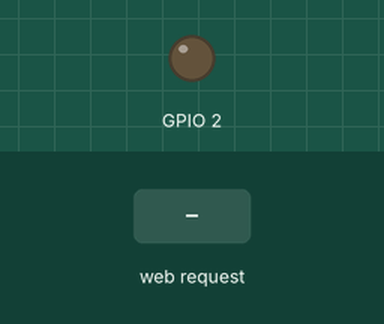
Recording of a sketch running on a simulated ESP8266 (NodeMCU). Shown: output pins drawn as LEDs (lit = HIGH). The test bench sets the inputs (shaded band). WiFi joins after 1.5 s; servers stay silent unless stated; what the sketch prints to the serial monitor is not drawn.

Above: at 2.7 s.
2.8 s: HTTP request GET /gpio/1 received
At 4.0 s:
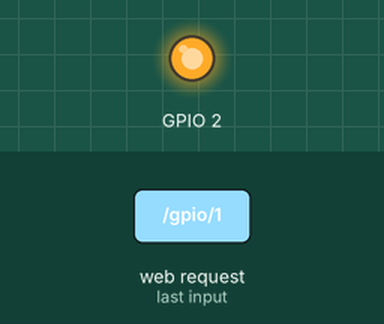
4.3 s: HTTP request GET /gpio/0 received
At 5.4 s:
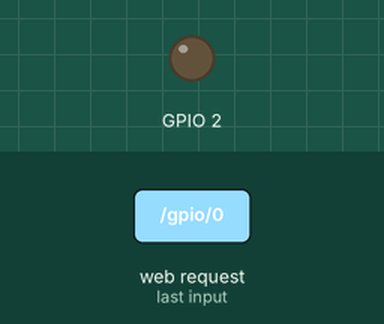
Timing chart, 0 to 7.3 s (numbered marks = the images above; inputs shaded):
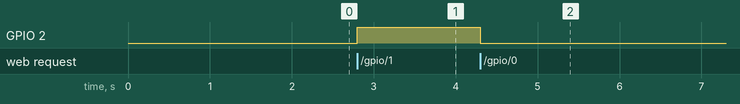

Measured:
- after the input at 2.8 s, GPIO 2: LOW → HIGH at once
- after the input at 4.3 s, GPIO 2: HIGH → LOW at once

The sketch:

ESP_WiFi_Switch.ino
```cpp
/*
 *  This sketch will set up a simple HTTP-like server to control the gpio pin 2 of the esp8266.
 *  The server will set a GPIO pin depending on the request
 *    http://server_ip/gpio/0 will set the GPIO2 low,
 *    http://server_ip/gpio/1 will set the GPIO2 high
 *  server_ip is the IP address of the ESP8266 module, will be
 *  printed to Serial when the module is connected.
 */

#include <ESP8266WiFi.h>

const char* ssid = "ssid";              //Replace <ssid> with the SSID of your WiFi Network e.g. const char* ssid = "YourWifi";
const char* password = "pass";          //Replace <pass> with the password of your WiFi Network e.g. const char* password = "YourPassword";
int pinstate = 0;

// Create an instance of the server
// specify the port to listen on as an argument
WiFiServer server(80);

void setup() {
  Serial.begin(115200);
  delay(10);

  // prepare GPIO2
  pinMode(2, OUTPUT);
  digitalWrite(2, LOW);

  // Connect to WiFi network
  Serial.println();
  Serial.println();
  Serial.print("Connecting to ");
  Serial.println(ssid);

  WiFi.begin(ssid, password);

  while (WiFi.status() != WL_CONNECTED) {
    delay(500);
    Serial.print(".");
  }
  Serial.println("");
  Serial.println("WiFi connected");

  // Start the server
  server.begin();
  Serial.println("Server started");

  // Print the IP address
  Serial.println(WiFi.localIP());
}

void loop() {
  // Check if a client has connected
  WiFiClient client = server.available();
  if (!client) {
    return;
  }

  // Wait until the client sends some data
  Serial.println("new client");
  while(!client.available()){
    delay(1);
  }

  // Read the first line of the request
  String req = client.readStringUntil('\r');
  Serial.println(req);
  client.flush();

  // Match the request
  int val;
  int choice;
  String s;

  choice = 0;
  if (req.indexOf("/gpio/0") != -1){
    val = 0;
    pinstate = 0;
  }
  else if (req.indexOf("/gpio/1") != -1){
    val = 1;
    pinstate = 1;
  }
  else if (req.indexOf("/status") != -1)
    choice = 1;
  else {
    Serial.println("invalid request");
    client.stop();
    return;
    }


  client.flush();

  // Prepare the response

  if (choice == 1){                    // responds with current status of the pin
    s = "HTTP/1.1 200 OK\r\nContent-Type: text/html\r\n\r\n<!DOCTYPE HTML>\r\n<html>\r\n";
    s += (pinstate)?"high":"low";
    s += "</html>\n";
  }
  else {
    digitalWrite(2, val);         // Set GPIO2 according to the request
    s = "HTTP/1.1 200 OK\r\nContent-Type: text/html\r\n\r\n<!DOCTYPE HTML>\r\n<html>\r\nGPIO is now ";
    s += (val)?"high":"low";
    s += "</html>\n";
  }

  // Send the response to the client
  client.print(s);
  delay(1);
  Serial.println("Client disonnected");

  // The client will actually be disconnected
  // when the function returns and 'client' object is detroyed
}
```
